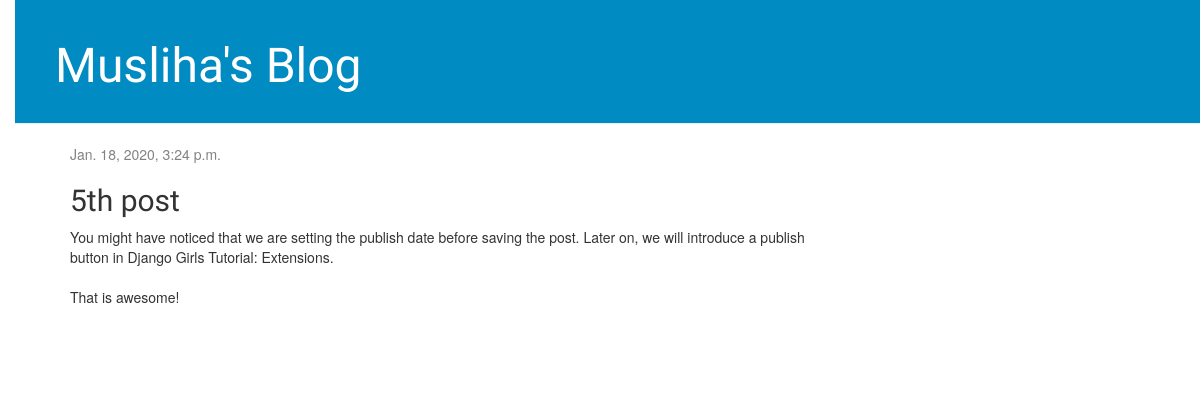
Screenshot of /post/7/ with the database file from the repository.
### blog/models.py (models this page shows, shortened)
class Post(models.Model):
    author = models.ForeignKey(settings.AUTH_USER_MODEL, on_delete=models.CASCADE)
    title = models.CharField(max_length=200)
    text = models.TextField()
    created_date = models.DateTimeField(default=timezone.now)
    published_date = models.DateTimeField(blank=True, null=True)

### blog/views.py (the view)
# urls.py: path('post/<int:pk>/', views.post_detail, name='post_detail'),
def post_detail(request, pk):
    post = get_object_or_404(Post, pk=pk)
    return render(request, 'blog/post_detail.html', {'post': post})

### blog/templates/blog/post_detail.html (shortened to what this page needs)
{% extends 'blog/base.html' %}
{% block content %}
    <div class="post">
        {% if post.published_date %}
            <div class="date">
                {{ post.published_date }}
            </div>
        {% endif %}
        <h2>{{ post.title }}</h2>
        <p>{{ post.text|linebreaksbr }}</p>
    </div>
{% endblock %}

### blog/static/css/blog.css (style rules this page uses)
body { padding-left: 15px; }
h1, h2, h3, h4 { font-family: 'Lobster', cursive; }
.date { color: #828282; }
.post { margin-bottom: 70px; }

### rows the page displays
Post: published_date "Jan. 18, 2020, 3:24 p.m.", title "5th post", text "You might have noticed that we are setting the publish date before saving the post. Later on, we will introduce a publish button in Django Girls Tutorial: Extensions. That is awesome!"
